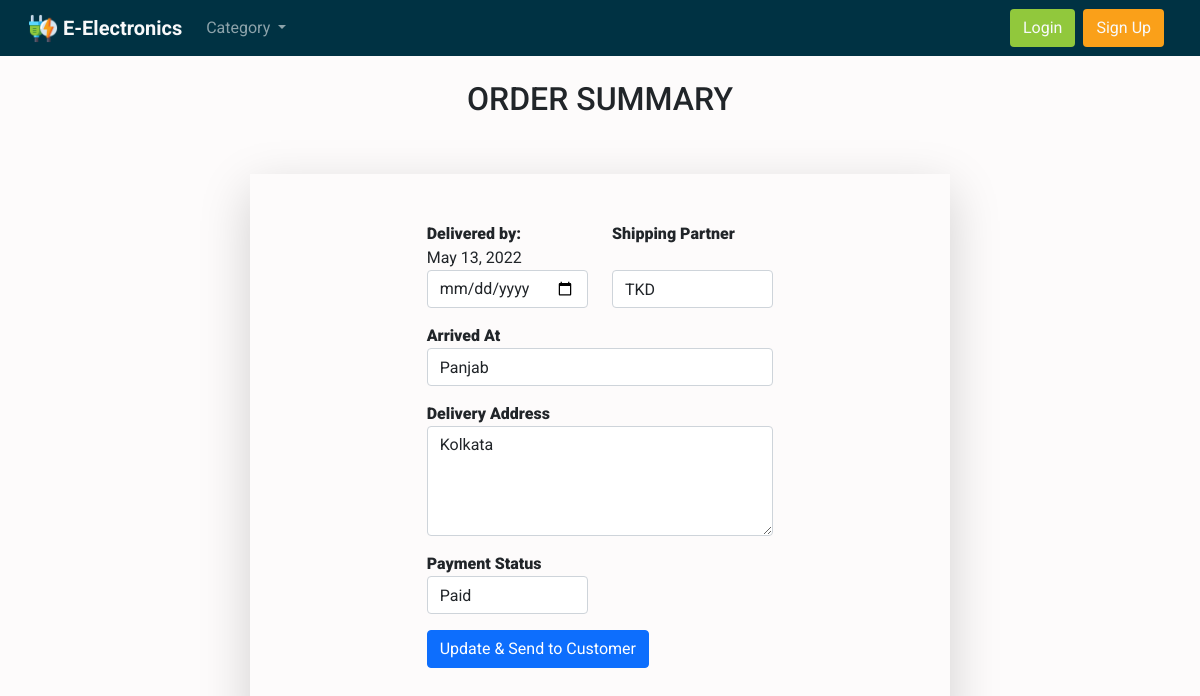
/update_order_details/11, run on the app's committed database.
### home/models.py (models this page shows, shortened)
class ManageOrder(models.Model):
    order=models.ForeignKey(Order,on_delete=models.CASCADE)
    delivery_date=models.DateField()
    shipping_partner=models.CharField(max_length=255)
    product_location=models.CharField(max_length=255)
    delivery_address=models.CharField(max_length=255)
    payment_status=models.CharField(max_length=255)

class Order(models.Model):
    product=models.ForeignKey(Product,on_delete=models.CASCADE)
    user=models.ForeignKey(User,on_delete=models.CASCADE)
    items=models.IntegerField()
    total_price=models.DecimalField(max_digits=8, decimal_places=2)
    delivery_address=models.CharField(max_length=255)
    emp_id=models.CharField(max_length=255, default="NA")
    emp_name=models.CharField(max_length=255, default="NA")
    purpose_choice=(('Personal Use',"Personal Use"),('Company Use',"Company Use"))
    purpose = models.CharField(choices=purpose_choice, default="Personal Use", max_length=20)

### home/views.py (the view, shortened to what this page needs)
# urls.py: path('update_order_details/<int:pk>', views.update_order_details, name='update_order_details'),
def update_order_details(request,pk):
    order=Order.objects.get(id=pk)
    try:
        orderDetails=ManageOrder.objects.get(order=order)
    except Exception as e:
        messages.info(request,"Please Add Order Details")
        return redirect('view_all_order')
    cats_menu=Category.objects.all()
    context={
        'order':order,
        'orderDetails':orderDetails,
        'cats_menu':cats_menu
    }
    return render(request,'orders/update_order.html',context)

### templates/orders/update_order.html (shortened to what this page needs)
{% extends 'base.html' %}
{% load static %}
{% block body %}
<section class="ftco-section">
    <div class="container">
        <div class="row justify-content-center mt-4">
            <div class="col-md-6 text-center mb-5">
                <h2 class="heading-section">ORDER SUMMARY</h2>
            </div>
        </div>
        <div class="row justify-content-center">
            <div class="col-md-12">
                <div class="wrapper">
                    <div class="row no-gutters shadow-lg">
                        <div class="col-lg-8 col-md-7 order-md-last d-flex mx-auto">
                            <div class="contact-wrap w-100 p-md-5 p-4">
                                <form id="contactForm" name="contactForm" class="contactForm" method='post'>
                                    <div class="row">
                                        <div class="col-md-6">
                                            <div class="form-group">
                                                <label class="label" for="delivery_date">Delivered by:</label>
                                                <br>
                                                {{orderDetails.delivery_date}}
                                                <input type="date" class="form-control" name="delivery_date"
                                                    id="delivery_date" value="{{orderDetails.delivery_date}}">
                                            </div>
                                        </div>
                                        <div class="col-md-6">
                                            <div class="form-group">
                                                <label class="label" for="shipping_partner">Shipping Partner</label>
                                                <br><br>
                                                <input type="text" class="form-control" name="shipping_partner"
                                                    id="shipping_partner" placeholder="Shipped via" value="{{orderDetails.shipping_partner}}">
                                            </div>
                                        </div>
                                        <div class="col-md-12">
                                            <div class="form-group">
                                                <label class="label" for="product_location">Arrived At</label>
                                                <input type="text" class="form-control" name="product_location"
                                                    id="product_location" placeholder="Last location of product" value={{orderDetails.product_location}}>
                                            </div>
                                        </div>
                                        <div class="col-md-12">
                                            <div class="form-group">
                                                <label class="label" for="#">Delivery Address</label>
                                                <textarea name="delivery_address" class="form-control"
                                                    id="delivery_address" cols="30" rows="4"
                                                    placeholder="Customer Address" value="{{order.delivery_address}}">{{order.delivery_address}}</textarea>
                                            </div>
                                        </div>
                                        <div class="col-md-6">
                                            <div class="form-group">
                                                <label class="label" for="payment_status">Payment Status</label>
                                                <input type="text" class="form-control" name="payment_status"
                                                    id="payment_status" placeholder="Payment status" value={{orderDetails.payment_status}}>
                                            </div>
                                        </div>
                                        <div class="col-md-12">
                                            <div class="form-group">
                                                <button type='submit' class="btn btn-primary">
                                                   Update & Send to Customer
                                                </button>
                                            </div>
                                        </div>
                                    </div>
                                </form>
                            </div>
                        </div>
                    </div>
                </div>
            </div>
        </div>
    </div>
<link rel="stylesheet" href="{% static "css/view_order_style.css" %}">
</section>
{% endblock body %}

### static/css/style.css (style rules this page uses)
:root { --cerulean: #5AD7FF; --aluminium: #fffffa; --light: #91C83C; --tangerine: #FAA019; }
* { font-family: 'Montserrat', sans-serif; }
body { background-color: #b2d9e6; height: 100vh; }

### static/css/view_order_style.css (style rules this page uses)
* { padding: 0; margin: 0; box-sizing: border-box; font-family: 'Roboto', sans-serif }
body { background-color: #FDFBFB }
.wrapper { padding: 0px 50px 50px; max-width: 800px; margin: 0px auto 40px; border-bottom-left-radius: 25px; border-bottom-right-radius: 25px }
label { margin-bottom: 0; padding: 0; font-weight: 900 }
.row { margin: 0px }

### data on the page
ManageOrder: delivery_date "May 13, 2022", shipping_partner "TKD", product_location "Panjab", payment_status "Paid"
Order: delivery_address "Kolkata"
